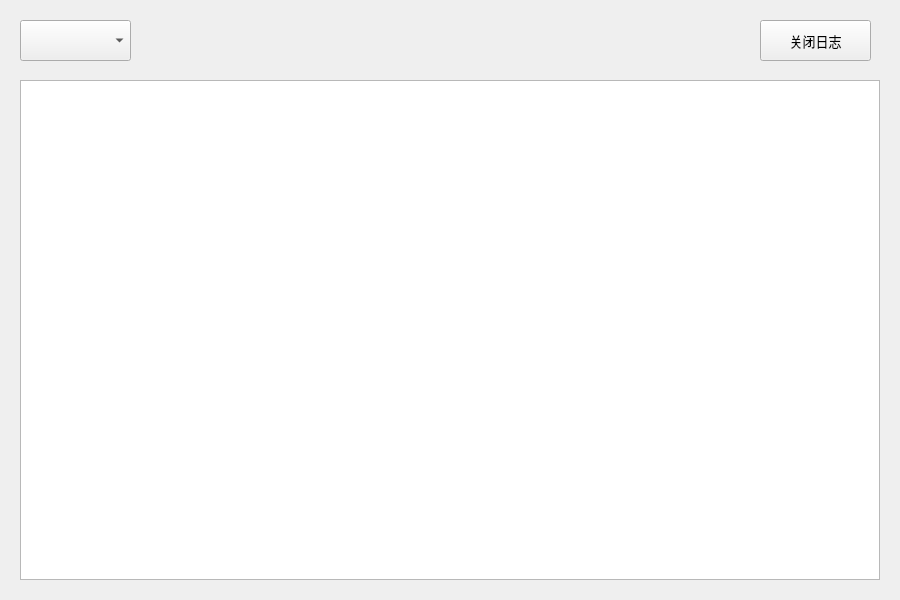
<?xml version="1.0" encoding="UTF-8"?>
<ui version="4.0">
 <class>logpage</class>
 <widget class="QWidget" name="logpage">
  <property name="geometry">
   <rect>
    <x>0</x>
    <y>0</y>
    <width>900</width>
    <height>600</height>
   </rect>
  </property>
  <property name="font">
   <font>
    <pointsize>10</pointsize>
   </font>
  </property>
  <property name="windowTitle">
   <string>Form</string>
  </property>
  <widget class="QPushButton" name="pushButton">
   <property name="geometry">
    <rect>
     <x>760</x>
     <y>20</y>
     <width>111</width>
     <height>41</height>
    </rect>
   </property>
   <property name="text">
    <string>关闭日志</string>
   </property>
   <property name="icon">
    <iconset resource="res.qrc">
     <normaloff>:/new/icons/static/open.png</normaloff>:/new/icons/static/open.png</iconset>
   </property>
  </widget>
  <widget class="QComboBox" name="comboBox">
   <property name="geometry">
    <rect>
     <x>20</x>
     <y>20</y>
     <width>111</width>
     <height>41</height>
    </rect>
   </property>
  </widget>
  <widget class="QListWidget" name="listWidget">
   <property name="geometry">
    <rect>
     <x>20</x>
     <y>80</y>
     <width>860</width>
     <height>500</height>
    </rect>
   </property>
  </widget>
 </widget>
 <resources>
  <include location="res.qrc"/>
 </resources>
 <connections/>
</ui>
